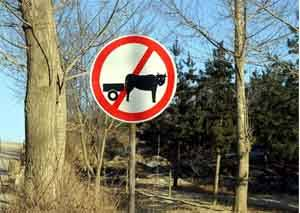
#> input picture JungHyeok/sign1.jpg, 300 x 213 px
$ python '8.12 깔끔하게 표지판 검출.py'
#> lines starting #> are read from the running program, lines starting #| are printed output that depends on the picture
import cv2
import numpy as np


img = cv2.imread('sign1.jpg', cv2.IMREAD_COLOR)
#> img is the input picture: shape (213, 300, 3); mean B, G, R 104.7, 117.9, 118.3
gray = cv2.cvtColor(img, cv2.COLOR_BGR2GRAY)
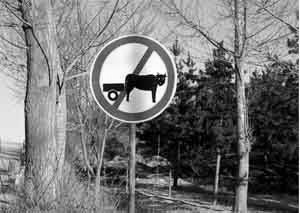
#> gray: shape (213, 300); min 0, max 255, mean 116.5
edges = cv2.Canny(gray,40,140)
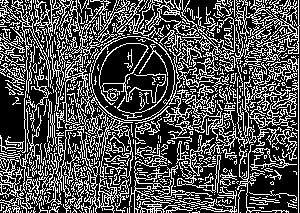
#> edges: shape (213, 300); 31.6% white in thin lines or dots
while(1):


    lines = cv2.HoughLinesP(edges, 1, np.pi / 180, 10, None, 100, 10)
#> lines = 105 rows, first 6: [133, 32, 298, 3], [0, 38, 112, 42], [6, 193, 139, 120], [3, 211, 163, 111], [90, 0, 298, 120], [13, 211, 298, 33]

    if lines is not None:
        for line in lines[0]:
            pt1 = (line[0], line[1])
            pt2 = (line[2], line[3])

            cv2.line(edges, pt1, pt2, (0, 0, 255), 3)
#> this loop made 1 pass
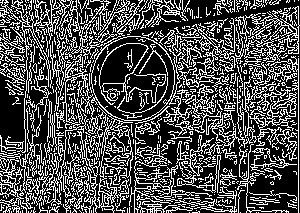
#> edges: shape (213, 300); 31.2% white in thin lines or dots


    cv2.imshow('original', img)
    #cv2.imshow('gray',gray)
    #cv2.imshow('Edges',edges)

    ##circle detect
    img2 = img.copy()
    img2 = cv2.GaussianBlur(img2, (3,3), 0)
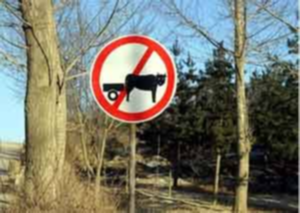
#> img2: shape (213, 300, 3); mean B, G, R 104.6, 117.8, 118.1
    gray2 = cv2.cvtColor(img2, cv2.COLOR_BGR2GRAY)
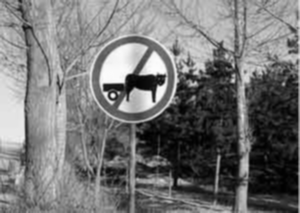
#> gray2: shape (213, 300); min 0, max 253, mean 116.4
    #parmar1,2 조절이 핵심포인트.
    circles = cv2.HoughCircles(gray2, cv2.HOUGH_GRADIENT, 1, 10, param1=675, param2=120, minRadius=0, maxRadius=0)
#> circles = None

    if circles is not None:
        circles = np.uint16(np.around(circles))

        for i in circles[0, :]:
            cv2.circle(img2, (i[0], i[1]), i[2], (255, 255, 0), 3)  #3이 두께를 의미.

            cv2.imshow('Circle', img2)

            crop_cimg = gray[i[1]-i[2]:i[1]+i[2],i[0]-i[2]:i[0]+i[2]] #crop from x, y, w, h


#> (the run stopped early here; a loop or call above may not have finished)

$ run again, with JungHyeok/sign2.jpg copied over JungHyeok/sign1.jpg
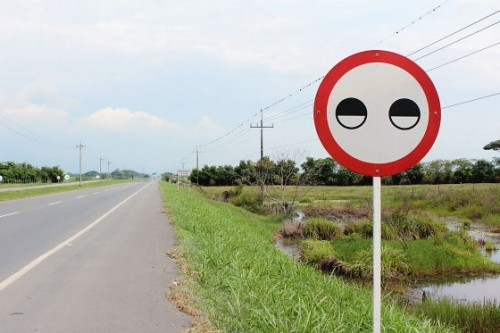
#> input picture JungHyeok/sign2.jpg, 500 x 333 px
#> img is the input picture: shape (333, 500, 3); mean B, G, R 161.7, 177, 175.8
#> `edges = cv2.Canny(gray,40,140)`:
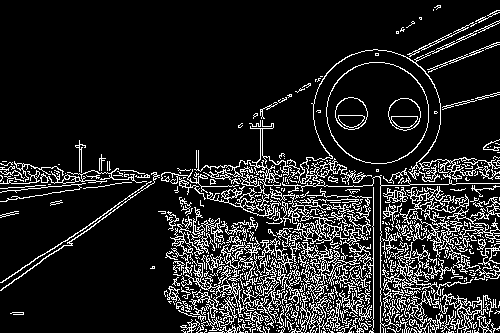
#> edges: shape (333, 500); 13.4% white in thin lines or dots
#> lines = 101 rows, first 6: [176, 278, 485, 332], [169, 251, 441, 275], [373, 243, 486, 277], [223, 192, 429, 255], [268, 232, 493, 240], [153, 178, 355, 171]
#> the loop `for line in lines[0]:` made 1 pass
#> after the loop `for line in lines[0]:`:
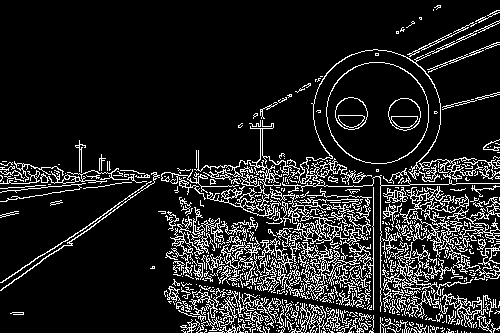
#> edges: shape (333, 500); 13% white in thin lines or dots
#> circles = None

$ run again, with JungHyeok/sign3.jpg copied over JungHyeok/sign1.jpg
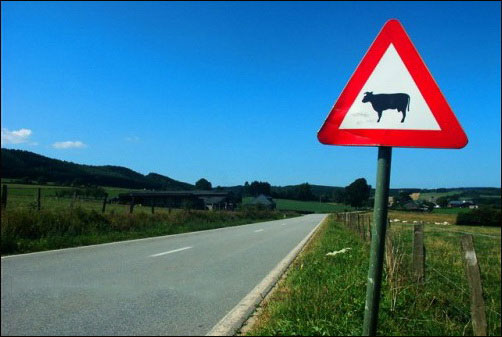
#> input picture JungHyeok/sign3.jpg, 502 x 337 px
#> img is the input picture: shape (337, 502, 3); mean B, G, R 139.2, 113.6, 63.6
#> `edges = cv2.Canny(gray,40,140)`:
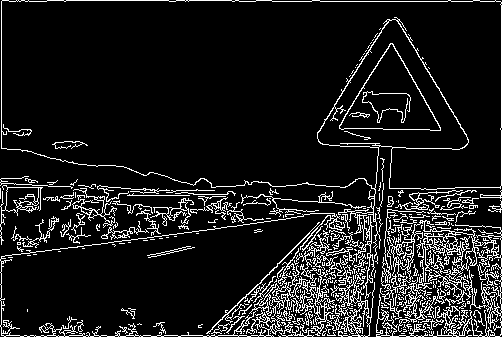
#> edges: shape (337, 502); 10.9% white in thin lines or dots
#> lines = 79 rows, first 6: [1, 335, 500, 335], [290, 251, 501, 324], [326, 216, 434, 203], [316, 228, 501, 307], [305, 237, 501, 316], [255, 286, 378, 308]
#> the loop `for line in lines[0]:` made 1 pass
#> after the loop `for line in lines[0]:`:
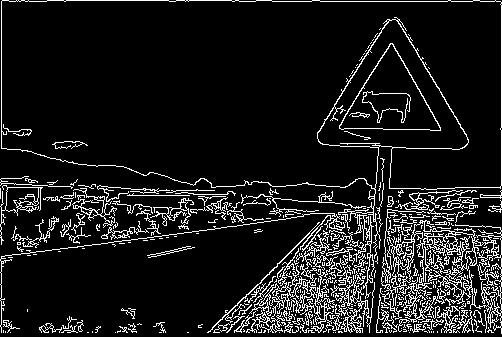
#> edges: shape (337, 502); 10.5% white in thin lines or dots
#> circles = None

$ run again, with JungHyeok/sign30.jpg copied over JungHyeok/sign1.jpg
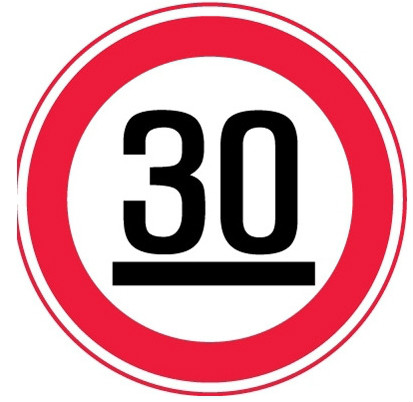
#> input picture JungHyeok/sign30.jpg, 413 x 402 px
#> img is the input picture: shape (402, 413, 3); mean B, G, R 171.8, 163.2, 219.4
#> lines = [[114, 261, 314, 261], [112, 285, 324, 285]]
#> the loop `for line in lines[0]:` made 1 pass
#> after the loop `for line in lines[0]:`:
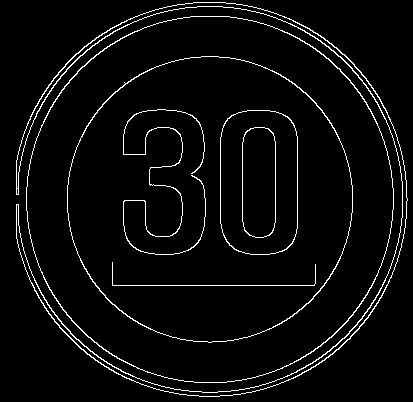
#> edges: shape (402, 413); 4.1% white in thin lines or dots
#> `circles = cv2.HoughCircles(gray2, cv2.HOUGH_GRADIENT, 1, 10, param1=67..`: circles = [[210.5, 198.5, 183.5], [200.5, 208.5, 196.1]]
#> `circles = np.uint16(np.around(circles))`: circles = [[210, 198, 184], [200, 208, 196]]
#> the loop `for i in circles[0, :]:` made 2 passes
#> pass 2, `crop_cimg = gray[i[1]-i[2]:i[1]+i[2],i[0]-i[2]:i[0]+i[2]]`:
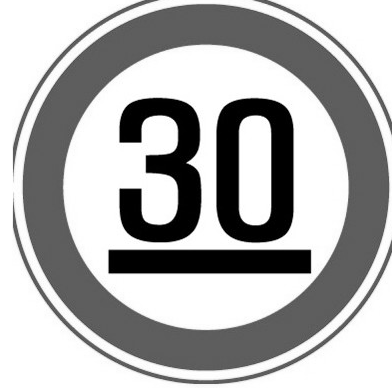
#> crop_cimg: shape (390, 392); min 0, max 255, mean 175.6
